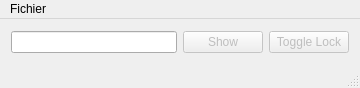
<?xml version="1.0" encoding="UTF-8"?>
<ui version="4.0">
 <class>MainWindow</class>
 <widget class="QMainWindow" name="MainWindow">
  <property name="windowModality">
   <enum>Qt::NonModal</enum>
  </property>
  <property name="geometry">
   <rect>
    <x>0</x>
    <y>0</y>
    <width>360</width>
    <height>88</height>
   </rect>
  </property>
  <property name="sizePolicy">
   <sizepolicy hsizetype="Fixed" vsizetype="Fixed">
    <horstretch>0</horstretch>
    <verstretch>0</verstretch>
   </sizepolicy>
  </property>
  <property name="minimumSize">
   <size>
    <width>360</width>
    <height>70</height>
   </size>
  </property>
  <property name="maximumSize">
   <size>
    <width>360</width>
    <height>88</height>
   </size>
  </property>
  <property name="windowTitle">
   <string>MainWindow</string>
  </property>
  <widget class="QWidget" name="centralWidget">
   <property name="styleSheet">
    <string notr="true"/>
   </property>
   <layout class="QHBoxLayout" name="horizontalLayout">
    <item>
     <widget class="QLineEdit" name="input_pwd">
      <property name="echoMode">
       <enum>QLineEdit::Password</enum>
      </property>
     </widget>
    </item>
    <item>
     <widget class="QPushButton" name="input_show">
      <property name="enabled">
       <bool>false</bool>
      </property>
      <property name="text">
       <string>Show</string>
      </property>
     </widget>
    </item>
    <item>
     <widget class="QPushButton" name="input_toggleLock">
      <property name="enabled">
       <bool>false</bool>
      </property>
      <property name="text">
       <string>Toggle Lock</string>
      </property>
     </widget>
    </item>
   </layout>
  </widget>
  <widget class="QMenuBar" name="menuBar">
   <property name="geometry">
    <rect>
     <x>0</x>
     <y>0</y>
     <width>360</width>
     <height>22</height>
    </rect>
   </property>
   <widget class="QMenu" name="menuFichier">
    <property name="title">
     <string>Fichier</string>
    </property>
    <addaction name="actionPreferences"/>
   </widget>
   <addaction name="menuFichier"/>
  </widget>
  <widget class="QStatusBar" name="statusBar"/>
  <action name="actionPreferences">
   <property name="text">
    <string>Preferences</string>
   </property>
  </action>
 </widget>
 <layoutdefault spacing="6" margin="11"/>
 <resources/>
 <connections/>
</ui>
